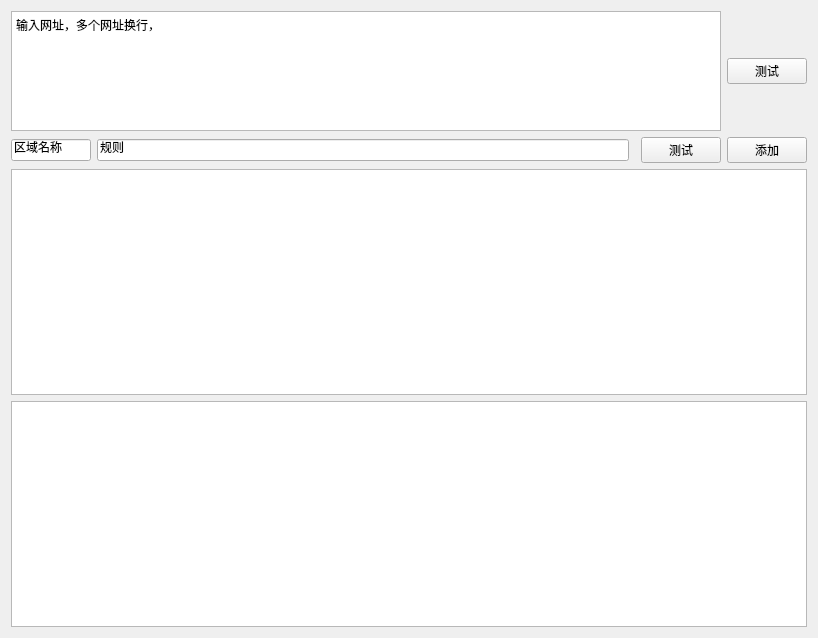
<?xml version="1.0" encoding="UTF-8"?>
<ui version="4.0">
 <class>Form</class>
 <widget class="QWidget" name="Form">
  <property name="geometry">
   <rect>
    <x>0</x>
    <y>0</y>
    <width>818</width>
    <height>638</height>
   </rect>
  </property>
  <property name="windowTitle">
   <string>Form</string>
  </property>
  <layout class="QGridLayout" name="gridLayout">
   <item row="2" column="3">
    <widget class="QPushButton" name="pushButton_2">
     <property name="minimumSize">
      <size>
       <width>60</width>
       <height>0</height>
      </size>
     </property>
     <property name="maximumSize">
      <size>
       <width>80</width>
       <height>16777215</height>
      </size>
     </property>
     <property name="text">
      <string>测试</string>
     </property>
    </widget>
   </item>
   <item row="2" column="1">
    <widget class="QLineEdit" name="lineEdit_2">
     <property name="text">
      <string>规则</string>
     </property>
    </widget>
   </item>
   <item row="2" column="4">
    <widget class="QPushButton" name="pushButton_3">
     <property name="text">
      <string>添加</string>
     </property>
    </widget>
   </item>
   <item row="3" column="0" colspan="5">
    <widget class="QTableWidget" name="tableWidget">
     <property name="maximumSize">
      <size>
       <width>16777215</width>
       <height>16777215</height>
      </size>
     </property>
    </widget>
   </item>
   <item row="4" column="0" colspan="5">
    <widget class="QTextBrowser" name="textBrowser">
     <property name="minimumSize">
      <size>
       <width>0</width>
       <height>0</height>
      </size>
     </property>
     <property name="maximumSize">
      <size>
       <width>16777215</width>
       <height>16777215</height>
      </size>
     </property>
    </widget>
   </item>
   <item row="0" column="4">
    <widget class="QPushButton" name="pushButton">
     <property name="minimumSize">
      <size>
       <width>60</width>
       <height>0</height>
      </size>
     </property>
     <property name="maximumSize">
      <size>
       <width>80</width>
       <height>16777215</height>
      </size>
     </property>
     <property name="text">
      <string>测试</string>
     </property>
    </widget>
   </item>
   <item row="0" column="0" colspan="4">
    <widget class="QTextEdit" name="textEdit">
     <property name="minimumSize">
      <size>
       <width>0</width>
       <height>20</height>
      </size>
     </property>
     <property name="maximumSize">
      <size>
       <width>16777215</width>
       <height>120</height>
      </size>
     </property>
     <property name="html">
      <string>&lt;!DOCTYPE HTML PUBLIC &quot;-//W3C//DTD HTML 4.0//EN&quot; &quot;http://www.w3.org/TR/REC-html40/strict.dtd&quot;&gt;
&lt;html&gt;&lt;head&gt;&lt;meta name=&quot;qrichtext&quot; content=&quot;1&quot; /&gt;&lt;style type=&quot;text/css&quot;&gt;
p, li { white-space: pre-wrap; }
&lt;/style&gt;&lt;/head&gt;&lt;body style=&quot; font-family:'SimSun'; font-size:9pt; font-weight:400; font-style:normal;&quot;&gt;
&lt;p style=&quot; margin-top:0px; margin-bottom:0px; margin-left:0px; margin-right:0px; -qt-block-indent:0; text-indent:0px;&quot;&gt;输入网址，多个网址换行，&lt;/p&gt;&lt;/body&gt;&lt;/html&gt;</string>
     </property>
    </widget>
   </item>
   <item row="2" column="0">
    <widget class="QLineEdit" name="lineEdit">
     <property name="minimumSize">
      <size>
       <width>60</width>
       <height>0</height>
      </size>
     </property>
     <property name="maximumSize">
      <size>
       <width>80</width>
       <height>16777215</height>
      </size>
     </property>
     <property name="text">
      <string>区域名称</string>
     </property>
    </widget>
   </item>
  </layout>
 </widget>
 <resources/>
 <connections/>
</ui>
